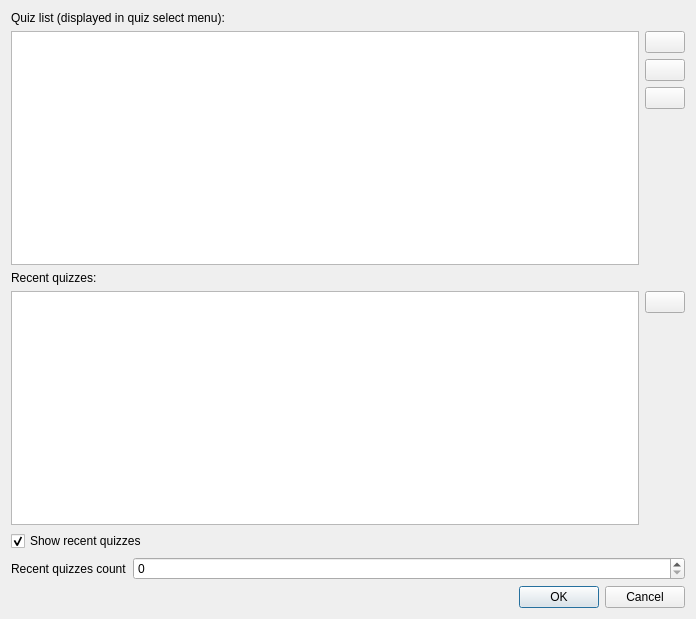
<?xml version="1.0" encoding="UTF-8"?>
<ui version="4.0">
 <class>Dialog</class>
 <widget class="QDialog" name="Dialog">
  <property name="geometry">
   <rect>
    <x>0</x>
    <y>0</y>
    <width>696</width>
    <height>619</height>
   </rect>
  </property>
  <property name="windowTitle">
   <string>Quiz List Management</string>
  </property>
  <property name="modal">
   <bool>true</bool>
  </property>
  <layout class="QVBoxLayout" name="verticalLayout_3">
   <item>
    <widget class="QLabel" name="label_2">
     <property name="text">
      <string>Quiz list (displayed in quiz select menu):</string>
     </property>
    </widget>
   </item>
   <item>
    <layout class="QHBoxLayout" name="horizontalLayout">
     <item>
      <widget class="ListWidgetFileDrops" name="list_widget">
       <property name="acceptDrops">
        <bool>true</bool>
       </property>
      </widget>
     </item>
     <item>
      <layout class="QVBoxLayout" name="verticalLayout">
       <item>
        <widget class="QPushButton" name="add_button">
         <property name="sizePolicy">
          <sizepolicy hsizetype="Minimum" vsizetype="Fixed">
           <horstretch>0</horstretch>
           <verstretch>0</verstretch>
          </sizepolicy>
         </property>
         <property name="toolTip">
          <string>Add</string>
         </property>
         <property name="whatsThis">
          <string>Add file to list</string>
         </property>
         <property name="text">
          <string/>
         </property>
         <property name="icon">
          <iconset resource="../resources.qrc">
           <normaloff>:/resources/plus.png</normaloff>:/resources/plus.png</iconset>
         </property>
        </widget>
       </item>
       <item>
        <widget class="QPushButton" name="add_folder_button">
         <property name="sizePolicy">
          <sizepolicy hsizetype="Minimum" vsizetype="Fixed">
           <horstretch>0</horstretch>
           <verstretch>0</verstretch>
          </sizepolicy>
         </property>
         <property name="toolTip">
          <string>Add folder</string>
         </property>
         <property name="whatsThis">
          <string>Add folder to list</string>
         </property>
         <property name="text">
          <string/>
         </property>
         <property name="icon">
          <iconset resource="../resources.qrc">
           <normaloff>:/resources/folder--plus.png</normaloff>:/resources/folder--plus.png</iconset>
         </property>
        </widget>
       </item>
       <item>
        <widget class="QPushButton" name="remove_button">
         <property name="sizePolicy">
          <sizepolicy hsizetype="Minimum" vsizetype="Fixed">
           <horstretch>0</horstretch>
           <verstretch>0</verstretch>
          </sizepolicy>
         </property>
         <property name="toolTip">
          <string>Remove</string>
         </property>
         <property name="whatsThis">
          <string>Remove file from list</string>
         </property>
         <property name="text">
          <string/>
         </property>
         <property name="icon">
          <iconset resource="../resources.qrc">
           <normaloff>:/resources/minus.png</normaloff>:/resources/minus.png</iconset>
         </property>
        </widget>
       </item>
       <item>
        <spacer name="verticalSpacer">
         <property name="orientation">
          <enum>Qt::Vertical</enum>
         </property>
         <property name="sizeHint" stdset="0">
          <size>
           <width>20</width>
           <height>40</height>
          </size>
         </property>
        </spacer>
       </item>
      </layout>
     </item>
    </layout>
   </item>
   <item>
    <widget class="QLabel" name="label">
     <property name="text">
      <string>Recent quizzes:</string>
     </property>
    </widget>
   </item>
   <item>
    <layout class="QHBoxLayout" name="horizontalLayout_2">
     <item>
      <widget class="QListWidget" name="recent_quizzes_list_widget"/>
     </item>
     <item>
      <layout class="QVBoxLayout" name="verticalLayout_2">
       <item>
        <widget class="QPushButton" name="remove_button_recent">
         <property name="sizePolicy">
          <sizepolicy hsizetype="Minimum" vsizetype="Fixed">
           <horstretch>0</horstretch>
           <verstretch>0</verstretch>
          </sizepolicy>
         </property>
         <property name="toolTip">
          <string>Remove</string>
         </property>
         <property name="whatsThis">
          <string>Remove file from list</string>
         </property>
         <property name="text">
          <string/>
         </property>
         <property name="icon">
          <iconset resource="../resources.qrc">
           <normaloff>:/resources/minus.png</normaloff>:/resources/minus.png</iconset>
         </property>
        </widget>
       </item>
       <item>
        <spacer name="verticalSpacer_2">
         <property name="orientation">
          <enum>Qt::Vertical</enum>
         </property>
         <property name="sizeHint" stdset="0">
          <size>
           <width>20</width>
           <height>40</height>
          </size>
         </property>
        </spacer>
       </item>
      </layout>
     </item>
    </layout>
   </item>
   <item>
    <widget class="QCheckBox" name="show_recent_quizzes_checkbox">
     <property name="text">
      <string>Show recent quizzes</string>
     </property>
     <property name="checked">
      <bool>true</bool>
     </property>
    </widget>
   </item>
   <item>
    <layout class="QFormLayout" name="formLayout">
     <item row="0" column="0">
      <widget class="QLabel" name="recentQuizzesCountLabel">
       <property name="text">
        <string>Recent quizzes count</string>
       </property>
      </widget>
     </item>
     <item row="0" column="1">
      <widget class="QSpinBox" name="recent_quizzes_count"/>
     </item>
    </layout>
   </item>
   <item>
    <widget class="QDialogButtonBox" name="buttonBox">
     <property name="orientation">
      <enum>Qt::Horizontal</enum>
     </property>
     <property name="standardButtons">
      <set>QDialogButtonBox::Cancel|QDialogButtonBox::Ok</set>
     </property>
    </widget>
   </item>
  </layout>
 </widget>
 <customwidgets>
  <customwidget>
   <class>ListWidgetFileDrops</class>
   <extends>QListWidget</extends>
   <header>quiz_enchanter.ui.__init__</header>
  </customwidget>
 </customwidgets>
 <resources>
  <include location="../resources.qrc"/>
 </resources>
 <connections>
  <connection>
   <sender>buttonBox</sender>
   <signal>accepted()</signal>
   <receiver>Dialog</receiver>
   <slot>accept()</slot>
   <hints>
    <hint type="sourcelabel">
     <x>259</x>
     <y>607</y>
    </hint>
    <hint type="destinationlabel">
     <x>157</x>
     <y>274</y>
    </hint>
   </hints>
  </connection>
  <connection>
   <sender>buttonBox</sender>
   <signal>rejected()</signal>
   <receiver>Dialog</receiver>
   <slot>reject()</slot>
   <hints>
    <hint type="sourcelabel">
     <x>327</x>
     <y>607</y>
    </hint>
    <hint type="destinationlabel">
     <x>286</x>
     <y>274</y>
    </hint>
   </hints>
  </connection>
 </connections>
</ui>
